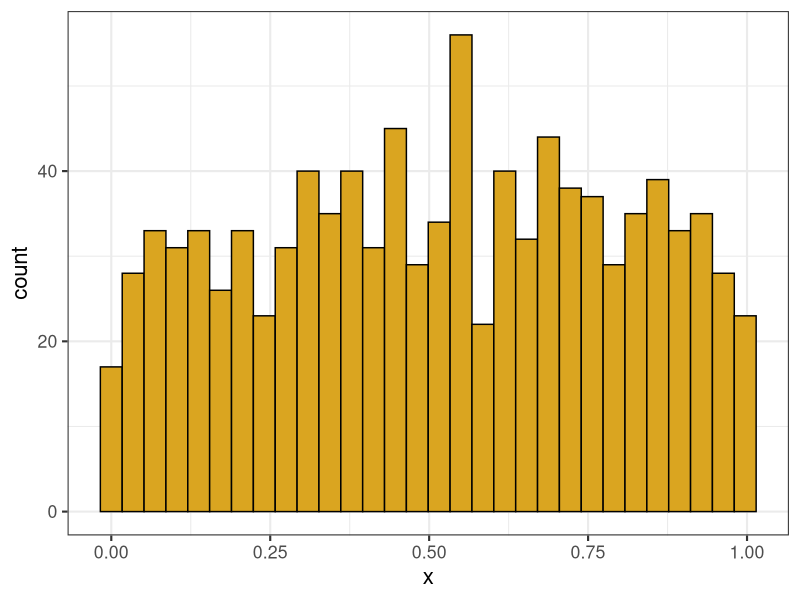
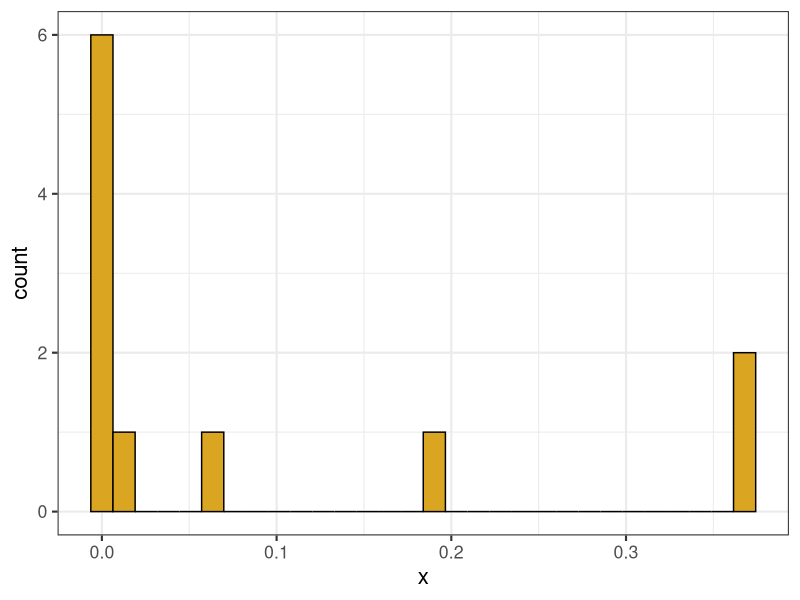
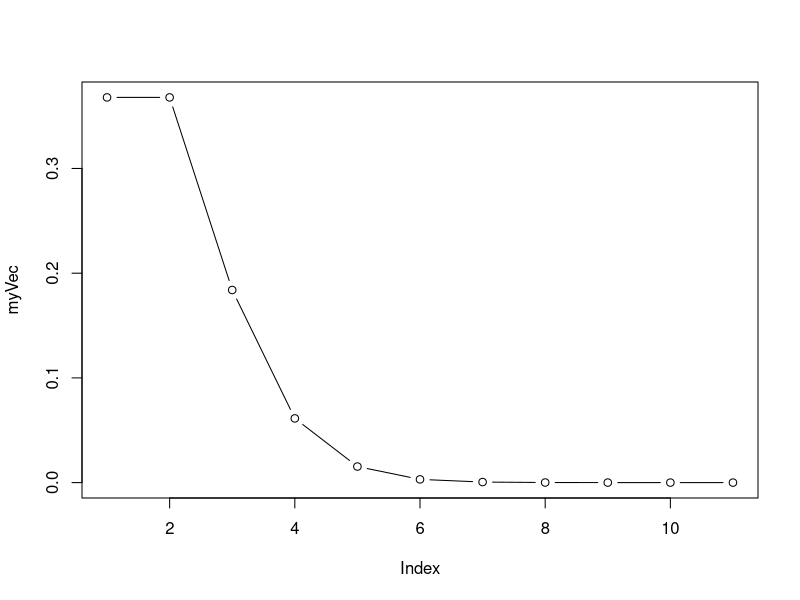
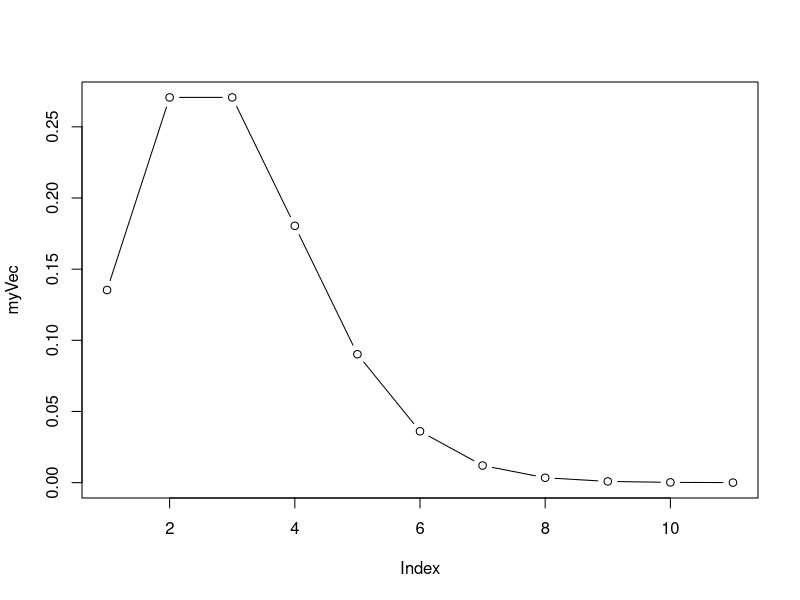
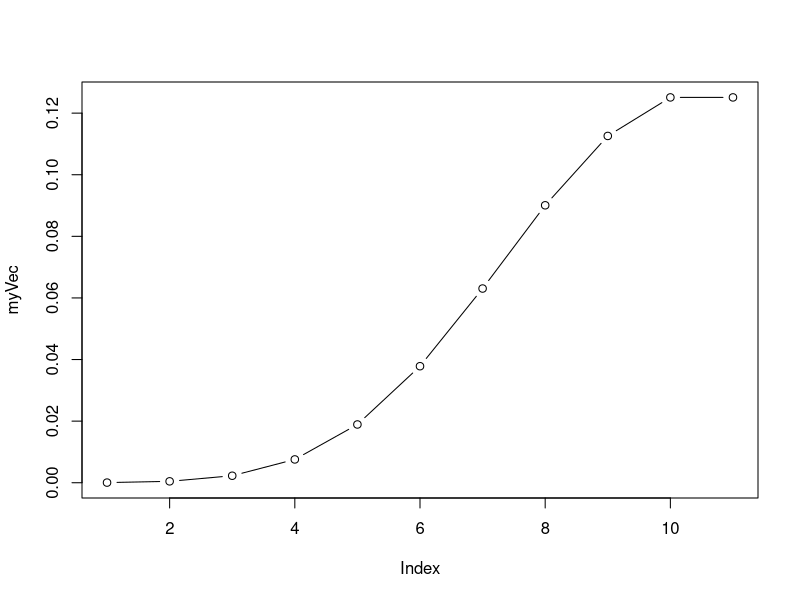
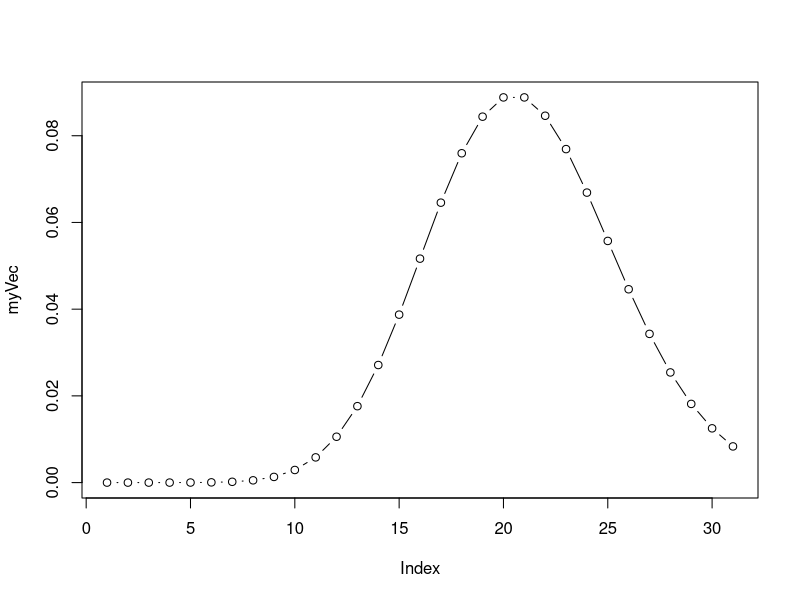
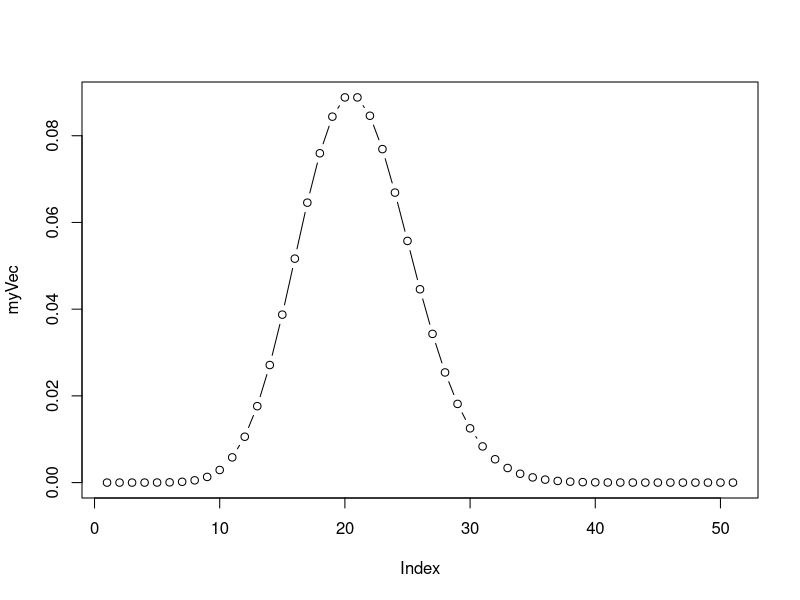
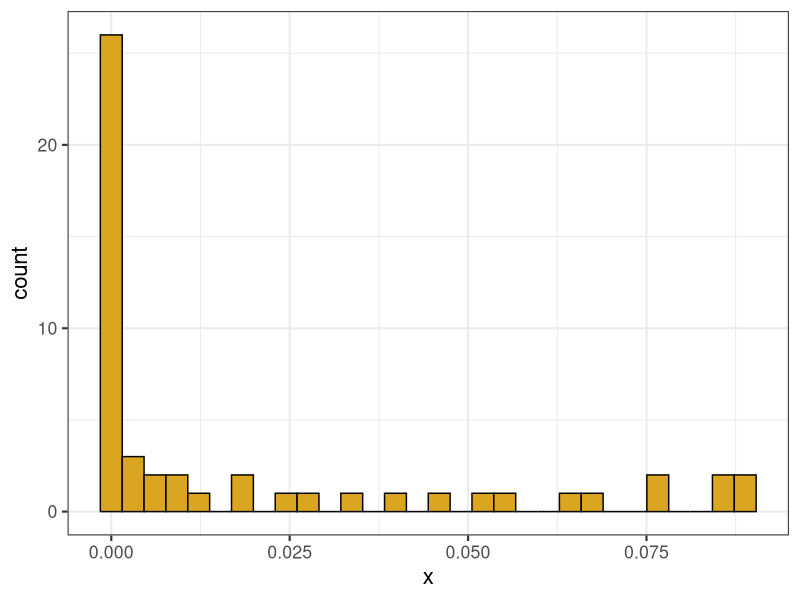

These charts were generated, in order, by the following R code:
# Probability Distribution
# 6 March 2025
# RMJ


# the probability distribution is the shape of the variance and the mean in regards to series of data points

# essentially it shows how likely certain values are

# we can also measure skewness by cubing the variance

# note a long right skew is a positive skew
# a lone left tail is a negative skew

# if you take it to the 4th this is the chunk meter aka kurtosis which describes how THICC the skew tail is

##### Discrete Distributions #####

# have probability mass (bar aka finite) the probability of the sum of the bars should equal 1

# poisson
# binomial
# negative binomial

##### Continuous Distributions #####

# have probability density (point cloud presenting an infinitely small area), the sum of the area under the curve should equal 1

# usually what we care about the most is the area under the curve, not the height of the bump. The area can tell us things like "is this value extreme?" and the area will tell you the chances of getting that value or a large or smaller value (depending on which direction you go)

# a probability density function can be drawn as a cumulative distribution function when the y axis is 0-1 instead, the y represents the cumulative area as you move from left to right. The curve should look a bit like the exponential and then lag phase as we cross over the hump



# Uniform
  # has 2 values that are needed to build the distribution needed:(minimum, maximum)
# normal
  # it must have the following parameters (mean, variance)
# continuous
# beta
# gamma

############# Probability Distributions in Action ###################

# load libraries

library(ggplot2)

theme_set(theme_bw(base_size = 16))

my_histo <- function(x=NULL){
  if(is.null(x)) df=data.frame(x=runif(1000)) else df <- data.frame(x=x)
  p1 <- ggplot(data = df)+
    aes(x=x) + geom_histogram(color="black",fill="goldenrod")
  print(p1)
}

my_histo()

#-------------------------------------------##### Poission distribution ######

# Poisson distribution

# we need another library

library(MASS)

# poisson distribution is discrete and bounded (cannot be less than 0 but it can be infinitely big)
# random events with a constant rate lambda
# observation per time or per unit area
# parameter lambd > 0
# essentially lambda is telling you what are the chances of getting a positive hit

# note: "zero-inflated poisson' has an additional process generating zeroes (see ifelse)
# note: "Zero-censored poisson" occurs when zeroes are not recorded


hits <- 0:10
myVec <- dpois(x=hits,lambda = 1) #calling the probability mass function using the average rate of 1 (1 event per sampling unit)

my_histo(myVec)
plot(myVec, type = "b")


myVec <- dpois(x=hits,lambda = 2) #calling the probability mass function using the average rate of 2 (2 events per sampling unit)
plot(myVec, type = "b")

myVec <- dpois(x=hits,lambda = 10) #calling the probability mass function using the average rate of 2 (2 events per sampling unit)
plot(myVec, type = "b")

#what if we want to go bigger?

hits <- 0:30
myVec <- dpois(x=hits,lambda = 20) #calling the probability mass function using the average rate of 2 (2 events per sampling unit)
plot(myVec, type = "b")

# interesting, this isn't enough to get a full profile

hits <- 0:50
myVec <- dpois(x=hits,lambda = 20) #calling the probability mass function using the average rate of 2 (2 events per sampling unit)
plot(myVec, type = "b")

#note that lambda does not have to be a whole number it can be 15.5 for example

my_histo(myVec)

# now we cna create a density

sum(myVec) #it better be 1........it is

head(myVec)

# lets use ppois instead

hits <- 0:10

myVec <- ppois(q=hits,lambda = 2)

plot(myVec,type = "b")


# for a poisson distribution with lambda=2 what is the probability of getting 1 or fewer hits

ppois(q=1,lambda = 2)

# we could also get this through dpois

p_0 <- dpois(x=0,lambda = 2)
p_0
p_1 <- dpois(x=1,lambda = 2)
p_1
p_0+p_1


# qpois is for quantile
# the q function is the inverse of p
# what is the number of hits corresponding to 50% of the probability mass

qpois(p=.5,lambda = 2.5)

# 2 is the answer indicating that we would need to have two hits I think

# this is the rpois function which generates random values

# set seed

set.seed(666)

ranPois <- rpois(n=1000,lambda = 2.5)
my_histo(ranPois)



########### Quantile function ############

# for real or simulated data we can use the quantile function to find the empirical 95% confidence interval on the data

quantile(x=ranPois,probs = c(0.025,0.975))



########### Binomial Distribution ###############


# binomial distribution
# p = the probability of a dichotomous outcome (TRUE or FALSE)
# size = number of trials
# x = possible outcomes
# outcome x is bounded between 0 and number of trials

# use "d" binom for density function

hits <- 0:10
myVec <- dbinom(x=hits,size=10,prob = .5)
plot(myVec,type = "b")

myCoins <- rbinom(n=5000,size = 100,prob = .5)

plot(myCoins,type = "b")

my_histo(myCoins)

quantile(x=myCoins,probs = c(0.025,0.975))


################### Negative Binomial ######################

# negative binomial: number of failures (values of MyVec)
# in a series of Bernouli with p=probabilty of success
# before a target number of successes (= size)
# generates a discrete distribution that is more
# heterogeneous ("overdispersed") than Poisson

hits <- 0:40
myVec <- dnbinom(x=hits,size = 5,prob = .5) # we want 5 succcesses each with a probability of .5

plot(myVec,type = "b")

#the results will show that it takes about 6 times to get 5 successes in a row

# geometric series is a special case where N-1 success
# each bar is a constant fration 1- "prob" of the bar before it

myVec <- dnbinom(x=hits,size=1,prob = .1)
plot(myVec,type = "b")
